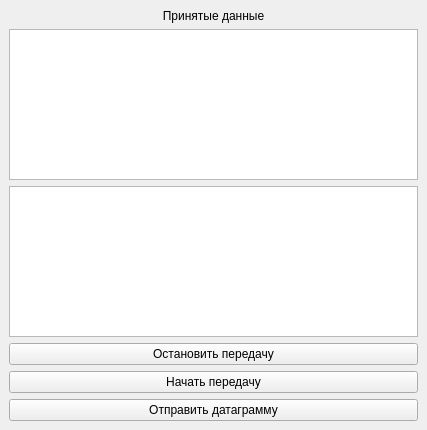
<?xml version="1.0" encoding="UTF-8"?>
<ui version="4.0">
 <class>MainWindow</class>
 <widget class="QMainWindow" name="MainWindow">
  <property name="geometry">
   <rect>
    <x>0</x>
    <y>0</y>
    <width>427</width>
    <height>430</height>
   </rect>
  </property>
  <property name="windowTitle">
   <string>MainWindow</string>
  </property>
  <widget class="QWidget" name="centralwidget">
   <layout class="QVBoxLayout" name="verticalLayout">
    <item>
     <widget class="QLabel" name="lb_receiveData">
      <property name="text">
       <string>Принятые данные</string>
      </property>
      <property name="alignment">
       <set>Qt::AlignCenter</set>
      </property>
     </widget>
    </item>
    <item>
     <widget class="QTextEdit" name="te_result"/>
    </item>
    <item>
     <widget class="QTextEdit" name="textEdit"/>
    </item>
    <item>
     <widget class="QPushButton" name="pb_stop">
      <property name="text">
       <string>Остановить передачу</string>
      </property>
     </widget>
    </item>
    <item>
     <widget class="QPushButton" name="pb_start">
      <property name="text">
       <string>Начать передачу</string>
      </property>
     </widget>
    </item>
    <item>
     <widget class="QPushButton" name="pushButton">
      <property name="text">
       <string>Отправить датаграмму</string>
      </property>
     </widget>
    </item>
   </layout>
  </widget>
 </widget>
 <resources/>
 <connections/>
</ui>
